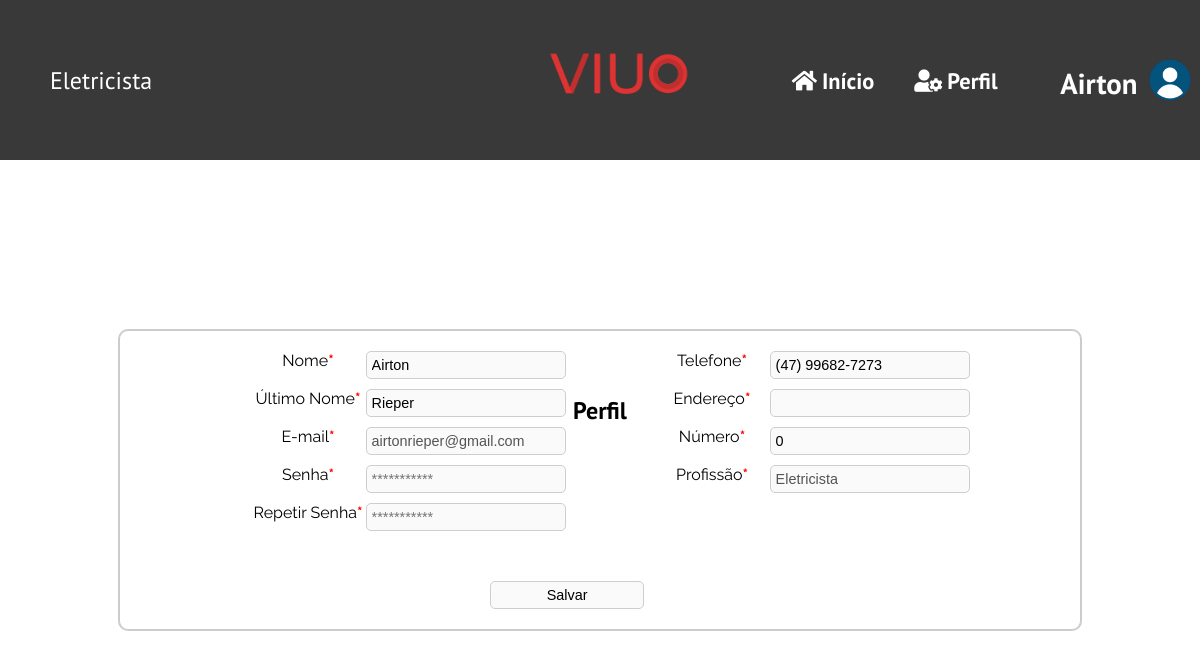
The app's page /dashboard-pro/profile.php (signed in) with its own data.
### tables this page shows
CREATE TABLE `professional` (
  `id` int(11) NOT NULL,
  `level` int(11) NOT NULL COMMENT 'Nível de acesso',
  `name` varchar(50) NOT NULL,
  `last_name` varchar(50) NOT NULL,
  `email` varchar(50) NOT NULL,
  `senha` varchar(50) NOT NULL,
  `tel` varchar(15) NOT NULL,
  `profissao` varchar(50) NOT NULL,
  `cpf` varchar(11) NOT NULL,
  `lat` varchar(20) NOT NULL COMMENT 'latitude',
  `long` varchar(50) NOT NULL COMMENT 'longitude',
  `endereco` varchar(100) NOT NULL,
  `num_endereco` varchar(50) NOT NULL,
  `nota` varchar(10) NOT NULL
);

### dashboard-pro/profile.php (the view, shortened to what this page needs)
<?php
include 'default/menu.php';
include '../admin/connect.php';
$email = $_SESSION['email'];
$dados= mysqli_query($connect, "SELECT name, last_name, email, tel, profissao, endereco, num_endereco FROM professional WHERE '$email'= email") or die (mysql_error());
$nome = mysqli_fetch_assoc($dados);
?>
<!DOCTYPE html>
<html>
    <head>
        <link rel="stylesheet" type="text/css" href="css/profile.css">
        <link rel="stylesheet" type="text/css" href="../css/register.css">
    </head>
    <body>
        <div class="content" onclick="closeUser()">
            <h2 id="title2">Perfil</h2>
            <div class="box-profile">
                <div class="col1">
                    <form method="post" action="function/alter-profile.php" onsubmit="return validarSenha();" name="cadastro">
                        <div class="option">
                            <div id="box-label">
                                <label for="name">Nome<span id="obg">*</span></label>
                            </div>
                            <input type="text" id="name" name="name" value='<?php echo($nome['name']); ?>' required>
                        </div>
                        <div class="option">
                            <div id="box-label">
                                <label for="last-name">Último Nome<span id="obg">*</span></label>
                            </div>
                            <input type="text" id="last-name" name="last_name" value="<?php echo($nome['last_name']); ?>" required >
                        </div>
                        <div class="option">
                            <div id="box-label">
                                <label for="email">E-mail<span id="obg">*</span></label>
                            </div>
                            <input type="text" id="email" name="email" value='<?php echo($nome['email']); ?>' required disabled title="Não é permitido alterar o email.">
                        </div>
                        <div class="option">
                            <div id="box-label">
                                <label for="pass">Senha<span id="obg">*</span></label>
                            </div>
                            <input type="password" id="pass" name="senha" placeholder="***********" required >
                        </div>
                        <div class="option">
                            <div id="box-label">
                                <label for="pass">Repetir Senha<span id="obg">*</span></label>
                            </div>
                            <input type="password" id="pass" name="re_senha" placeholder="***********" required >
                        </div>
                </div>
                <div class="col2">
                         <div class="option">
                            <div id="box-label">
                                <label for="tel">Telefone<span id="obg">*</span></label>
                            </div>
                            <input name="tel" type="text" id="tel" value='<?php echo($nome['tel']); ?>' required />
                        </div>
                        <div class="option">
                            <div id="box-label">
                                <label for="endereco">Endereço<span id="obg">*</span></label>
                            </div>
                            <input name="endereco" type="text" id="endereco" value='<?php echo($nome['endereco']); ?>' required />
                        </div>
                        <div class="option">
                            <div id="box-label">
                                <label for="num_endereco">Número<span id="obg">*</span></label>
                            </div>
                            <input name="num_endereco" type="text" id="num_endereco" value='<?php echo($nome['num_endereco']); ?>' required />
                        </div>
                        <div class="option">
                            <div id="box-label">
                                <label for="cep">Profissão<span id="obg">*</span></label>
                            </div>
                            <input name="cep" type="text" id="email" value='<?php echo($nome['profissao']); ?>' required  disabled title="Não é permitido alterar a profissão."/>
                        </div>
                        <br>
                        <br>
                        <div class="bottons" style="margin-top:30px;">
                            <input type="submit" id="register" value="Salvar">
                        </div>
                </div>
            </div>
        </div>
    </body>
</html>

### dashboard-pro/default/menu.php (shortened to what this page needs)
<?php
include '../admin/connect.php';
    $email = $_SESSION['email'];
    $dados= mysqli_query($connect, "SELECT name, last_name, profissao FROM professional WHERE '$email'= email") or die (mysql_error());
    $nome = mysqli_fetch_assoc($dados);
?>
<head>
    <link rel="stylesheet" type="text/css" href="css/menu.css">
    <link rel="stylesheet" href="https://use.fontawesome.com/releases/v5.5.0/css/all.css">
</head>
<div class="menu">
    <div class="pro">
        <h2 id="profissao"><?php echo($nome['profissao']); ?></h2>
    </div>
    <div class="logo">
        <img src="../image/default/Logo_VIUO.png" title="VIUO">
    </div>
    <div class="content-nav">
        <nav>
            <ul>
                <li><a href="index.php"><i class="fas fa-home"></i>Início</a></li>
                <li><a href="profile.php"><i class="fas fa-user-cog"></i>Perfil</a></li>
            </ul>
        </nav>
        <div class="user" onclick="contentUser()">
        <div id="name">
            <h1><?php echo($nome['name']); ?></h1>
        </div>
            <img src="image/default/user.png" >
        </div>
    </div>
</div>

### dashboard-pro/css/menu.css (style rules this page uses)
body { margin: 0px; }
.menu { width: 100%; height: 20%; display: flex; align-content: center; background-color: #393939; }
.pro { width: 45%; margin-left: 50px; align-items: center; display: flex; }
#profissao { font-family: 'PT Sans', sans-serif; font-weight: 400; color: #FFF; }
.logo { display: flex; justify-content: center; width: 15%; align-items: center; margin-top: -30px; }
.logo img { width: 100%; margin-right: 5%; }
.content { display: flex; justify-content: center; align-items: center; width: 100%; height: 80%; }
.content-nav { width: 45%; display: flex; align-items: center; }
nav { display: flex; justify-content: center; width: 70%; }
nav ul { padding: 0px; display: flex; flex-direction: row; justify-content: center; }
nav ul li { list-style-type: none; padding-left: 30px; }
nav ul li a { font-family: 'PT Sans', sans-serif; text-decoration: none; color: #FFF; font-size: 140%; font-weight: 550; transition: all 0.7s; }
nav ul li a i { padding-right: 5px; }
.user { width: 30%; height: 50%; display: flex; justify-content: center; align-items: center; cursor: pointer; }
.user img { width: 30%; height: auto; cursor: pointer; }
#name h1 { font-family: 'PT Sans', sans-serif; font-size: 180%; height: 30px; color: #FFF; margin-right: 10px; }

### dashboard-pro/css/profile.css (style rules this page uses)
body { margin: 0px; }
#title2 { position: absolute; text-align: center; margin-top: -10%; font-family: 'PT Sans', sans-serif; }
.box-profile { width: 80%!important; border: solid 2px #ccc!important; border-radius: 10px!important; min-height: 200px!important; display: flex!important; flex-wrap: wrap!important; justify-content: center!important; }

### css/register.css (style rules this page uses)
body { margin: 0px; }
input, #select { padding: 5px; width: 200px; border-radius: 5px; outline: none; border: solid 1px #cecece; background-color: #fafafa; font-size: 90%; transition: all 0.5s; }
.col1, .col2 { margin: 10px; width: 40%; min-height: 200px; font-family: 'Raleway', sans-serif; }
.option { width: 100%; margin: 10px; display: flex; flex-wrap: wrap; justify-content: center; }
#box-label { width: 30%; text-align: center; }
a { text-decoration: none; color: #000; font-family: 'Raleway', sans-serif; width: 20%; font-size: 90%; padding: 5px; }
.bottons { position: relative; margin-left: -130px; }
#register { margin: 10px; width: 30%; padding: 5px; border-radius: 5px; outline: none; border: solid 1px #cecece; background-color: #fafafa; font-size: 90%; transition: all 0.5s; font-size: 90%; cursor: pointer; }
#obg { font-family: 'Raleway', sans-serif; color: red; font-weight: bold; }

### dashboard-pro/profile.php (style rules this page uses)
#email { cursor: no-drop; }

### records on screen
professional: profissao "Eletricista", name "Airton", last_name "Rieper", email "airtonrieper@gmail.com", tel "(47) 99682-7273", num_endereco "0", cep "Eletricista"
